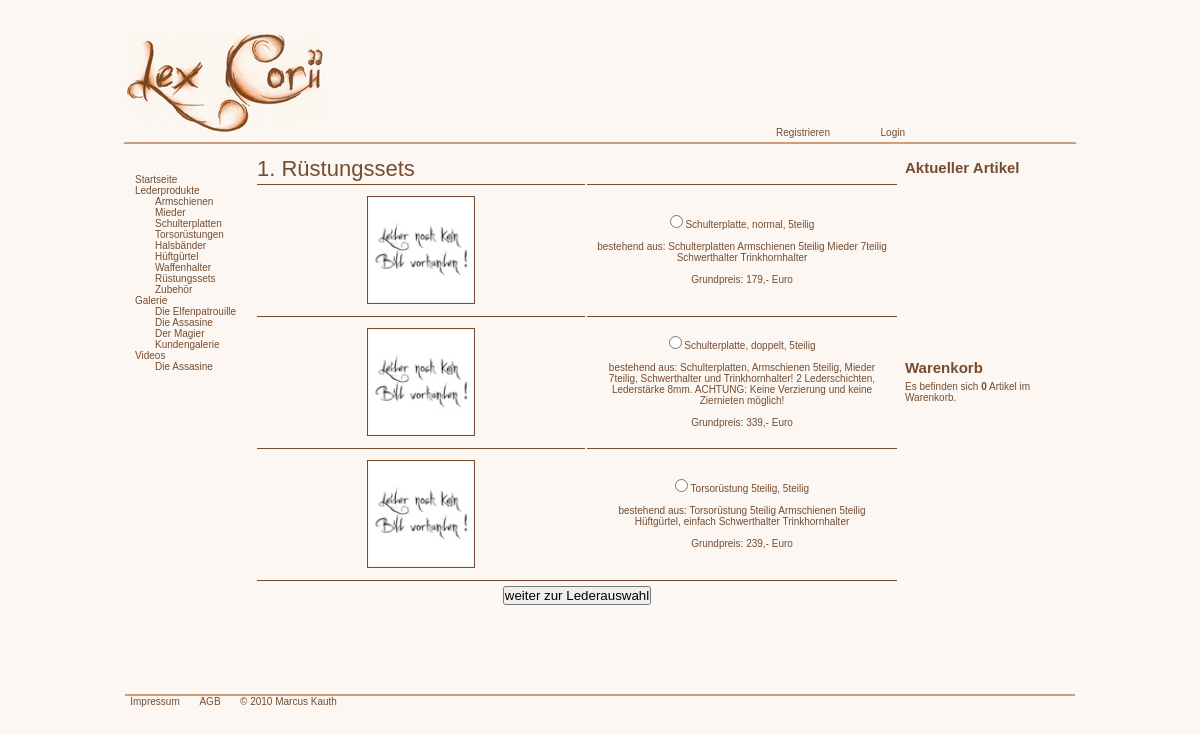
/sets.php, run on the app's committed database.
### tables this page shows
CREATE TABLE IF NOT EXISTS `artikel` (
  `aid` int(10) NOT NULL,
  `gid` int(5) DEFAULT NULL,
  `name` varchar(50) DEFAULT NULL,
  `beschreibung` text NOT NULL,
  `preis` double NOT NULL,
  `farbe` varchar(20) NOT NULL,
  `bild1` varchar(50) DEFAULT NULL,
  PRIMARY KEY (`aid`),
  KEY `gid` (`gid`)
);

### sets.php (the view, shortened to what this page needs)
<?php
    include "functions.php";
	$sth=$dbh->prepare("SELECT * FROM artikel WHERE gid = ?");
	$sth->execute (array('10'));
	$lederartikel = $sth->fetchAll(PDO::FETCH_OBJ);
	include "header.php";
?>
<table>
	<tr style="height:25px">
        <td colspan="2" style="border:0px">
            <ul class="produktnavi">
                <li style="font-size:22px; margin:0 10px 0 0"><?= '1. '.$_SESSION['link'] ?></li>
            </ul>
        </td>
    </tr>
	<form method="post">
        <?php foreach ($lederartikel as $art): ?>
        	<tr>
            	<td><a href="images/produktbilder/<?= $art->bild1 ?>.jpg" rel="lightbox"><img src="images/produktbilder/thn/<?= $art->bild1 ?>thn.jpg" alt="Produktbild" title="zum Vergr&ouml;&szlig;ern bitte klicken" class="artikelbilder1" /></a></td>
                <td>
                	<input type="radio" name="lederartikel" value="<?= $art->name ?>" /> <?= $art->name."<br /><br /><p style=\"margin:0 10px\">".$art->beschreibung."</p><br /><p>Grundpreis: ".$art->preis.",- Euro</p>" ?>
                </td>
            </tr>
         <?php $bild++;
        	endforeach ?>
    	<tr style="height:30px">
        	<td colspan="2"><input type="submit" name="weiter" value="weiter zur Lederauswahl" /></td>
		</tr>
     </form>
</table>
<?php include "footerartikel.php"; ?>

### style.css (style rules this page uses)
* { margin:0; padding:0; }
html { font-family:"Trebuchet MS", Arial, Georgia, "Times New Roman", serif; font-size:10px; background-color:#fcf7f2; color:#754c30; }
#maininbox tr { height:130px; }
#maininbox td { width:310px; border-top:1px solid #754c30; text-align:center; }
#maininbox ul { margin:0 0 0 0; }
.produktnavi li { float:left; margin:11px 10px 0 0; list-style:none; }
a { color:#754c30;; outline:none; text-decoration:none; }
a img { border:2px solid #color:#754c30;; }
.artikelbilder1 { list-style:none; float:left; height:104px; width:104px; border:1px solid #754c30; margin:0 110px; padding:1px; }
form { display:inline; }
table ul { list-style:none; }

### data on the page
artikel: bild1 (picture), name "Schulterplatte, normal, 5teilig", beschreibung "bestehend aus: Schulterplatten Armschienen 5teilig Mieder 7teilig Schwerthalter Trinkhornhalter", preis "179"
artikel: bild1 (picture), name "Schulterplatte, doppelt, 5teilig", beschreibung "bestehend aus: Schulterplatten, Armschienen 5teilig, Mieder 7teilig, Schwerthalter und Trinkhornhalter! 2 Lederschichten, Lederstärke 8mm. ACHTUNG: Keine Verzierung und keine Ziernieten möglich!", preis "339"
artikel: bild1 (picture), name "Torsorüstung 5teilig, 5teilig", beschreibung "bestehend aus: Torsorüstung 5teilig Armschienen 5teilig Hüftgürtel, einfach Schwerthalter Trinkhornhalter", preis "239"

### other printed values
$_SESSION['link'] "Rüstungssets"
$artikelanzahl "0"
